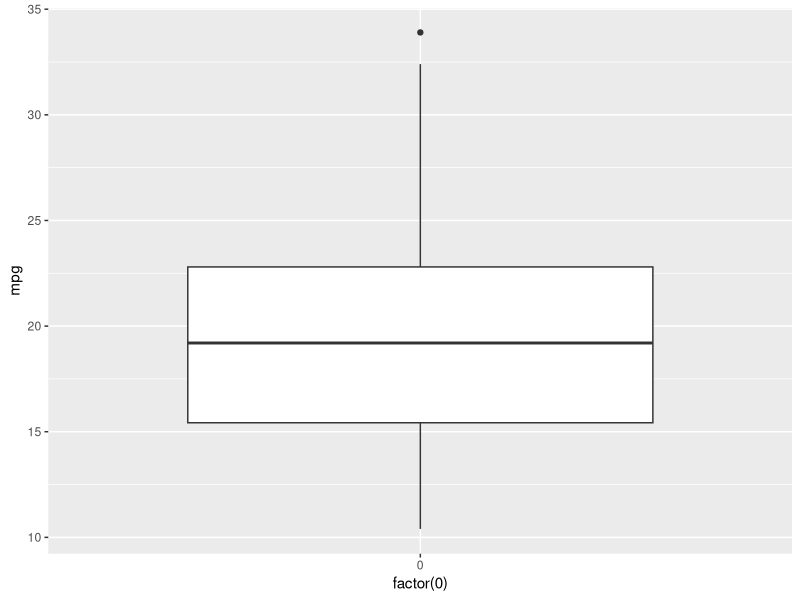

Write the R code that produced this figure.
## ---- chunk 1
library(dplyr)
length(mtcars$mpg)
mpg <- sort(mtcars$mpg)

# calculate cut off positions
pos <- c(0, 0.25, 0.5, 0.75, 0.1) * 32 + 1
pos

# calculate the quartiles manually
first_quartile <- mpg[9]
second_quartile <- mpg[17]  
third_quartile <- mpg[25]

c(first_quartile, second_quartile, third_quartile)

# use `quantile` function which sorts the data for you as well
quantile(mtcars$mpg)
sort(mtcars$mpg) %>% 
  quantile()
## ---- chunk 2
quantile(mtcars$mpg, c(.15, .25, .50, .75, .85))
## ---- chunk 3
lower_quartile <- quantile(mtcars$mpg)[[2]]
upper_quartile <- quantile(mtcars$mpg)[[4]]

# calculate manually
upper_quartile - lower_quartile
IQR(mtcars$mpg) == upper_quartile - lower_quartile
## ---- chunk 4
library(ggplot2)
ggplot(mtcars, aes(x=factor(0), mpg)) +
  geom_boxplot()
